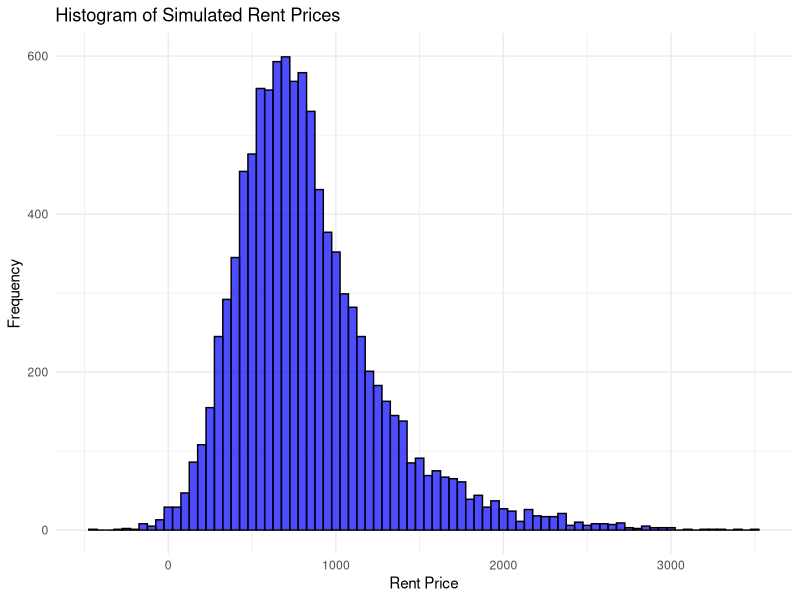
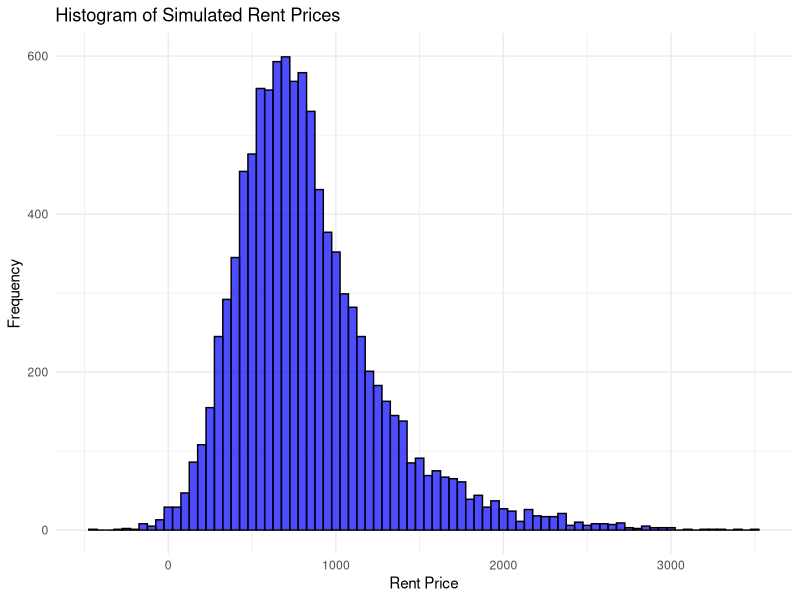

Write R code to recreate these figures, in order.
# Load necessary libraries
library(ggplot2)

# Define the state values data as a data frame
state_values <- data.frame(
  State = c("AK", "AL", "AR", "AZ", "CA", "CO", "CT", "DC", "DE", "FL", "GA", "HI", 
            "IA", "ID", "IL", "IN", "KS", "KY", "LA", "MA", "MD", "ME", "MI", "MN", 
            "MO", "MS", "MT", "NC", "ND", "NE", "NH", "NJ", "NM", "NV", "NY", "OH", 
            "OK", "OR", "PA", "RI", "SC", "SD", "TN", "TX", "UT", "VA", "VT", "WA", 
            "WI", "WV", "WY"),
  Value = c(0.691069, 0.630696, 0.573385, 0.734274, 1.616430, 1.019437, 0.829511, 
            1.457015, 0.756996, 1.031060, 0.886445, 1.788955, 0.622854, 0.735670, 
            0.974057, 0.666749, 0.602349, 0.649861, 0.671738, 1.437158, 1.076854, 
            0.819907, 0.785315, 0.910817, 0.687290, 0.573001, 0.731436, 0.755685, 
            0.620274, 0.611799, 0.953126, 1.335770, 0.553260, 0.769179, 1.659419, 
            0.728085, 0.667427, 0.967080, 0.851524, 1.333743, 0.749471, 0.581845, 
            0.771376, 0.798868, 0.852562, 0.973839, 0.927569, 1.197644, 0.807256, 
            0.571435, 0.518983)
)

# Set seed for reproducibility
set.seed(123)

# Define the Monte Carlo simulation function
monte_carlo_simulation <- function(state_values, num_simulations) {
  # Generate random samples
  random_samples <- sample(state_values$Value, size = num_simulations, replace = TRUE)
  
  # Define mean and standard deviation for the normal distribution
  mean_rent <- 955.96
  sd_rent <- 365
  
  # Simulate rent prices
  simulated_rent_prices <- rnorm(num_simulations, mean = mean_rent, sd = sd_rent) * random_samples
  
  return(simulated_rent_prices)
}

# Run the Monte Carlo simulation
num_simulations <- 10000
simulated_rent_prices <- monte_carlo_simulation(state_values, num_simulations)

# Run Execution Times
num_runs = 100
execution_times <- numeric(num_runs)
for (i in 1:num_runs){
  start_time <- Sys.time()
  simulated_rent_prices <- monte_carlo_simulation(state_values, num_simulations)
  end_time <- Sys.time()
  execution_time <- end_time - start_time
  execution_times[i] <- as.numeric(difftime(end_time, start_time, units="secs"))
}

# Print first simulated rent price
if (length(simulated_rent_prices) > 0) {
  print(paste("First simulated rent price:", round(simulated_rent_prices[1], 2)))
}

# Create a histogram of the simulated rent prices
ggplot(data.frame(Price = simulated_rent_prices), aes(x = Price)) +
  geom_histogram(binwidth = 50, fill = "blue", color = "black", alpha = 0.7) +
  labs(title = "Histogram of Simulated Rent Prices", x = "Rent Price", y = "Frequency") +
  theme_minimal()

# Save the plot to a file
ggsave("histogram.png", width = 10, height = 5)

mean_time <- mean(execution_times)
std_time <- sd(execution_times)
max_time <- max(execution_times)

cat("Mean Execution Time:", mean_time, "seconds\n")
cat("Standard Deviation of Execution Time:", std_time, "seconds\n")
cat("Maximum Execution Time:", max_time, "seconds\n")
